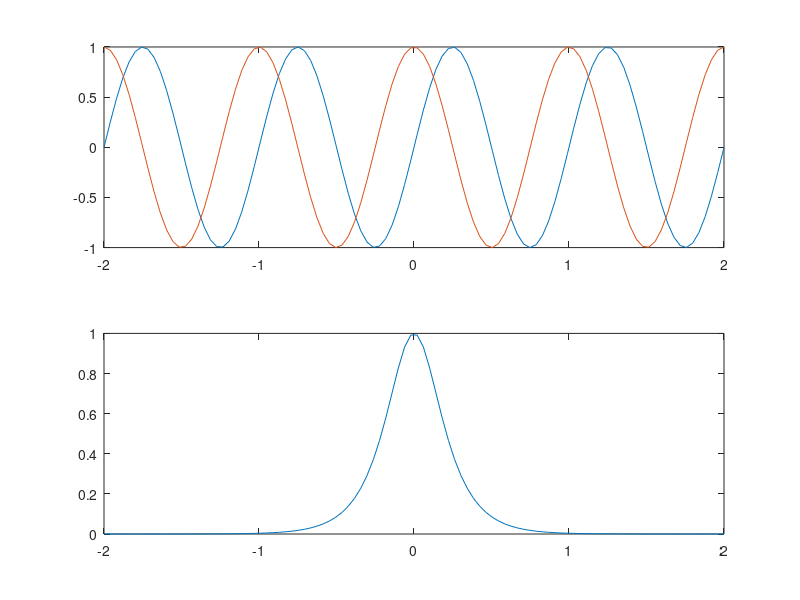
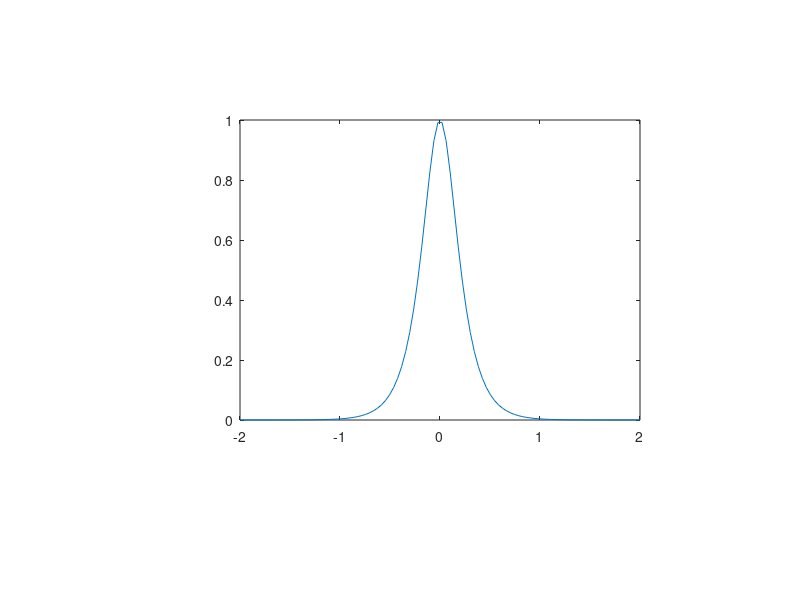
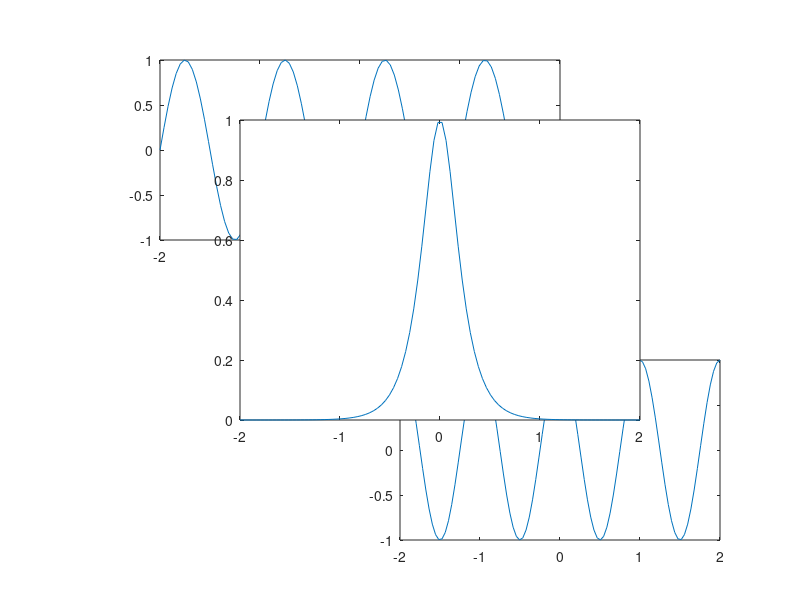

These charts were generated, in order, by the following MATLAB code:
% Subplots allow one to display multiple axes per figure
% basic syntax is subplot(#rows,#cols,currentplot)

t = linspace(-2,2);
s = sin(2*pi*t);
c = cos(2*pi*t);
hc = sech(2*pi*t);

figure;
subplot(2,1,1);
plot(t,s);
subplot(2,1,2);
plot(t,c);

%% The last active axes is updated
plot(t,hc);

%% Hold applies on a per-axis basis
subplot(2,1,1);
hold on;
plot(t,c);

%% You can also specify subplots based on fractional coordinates
figure;
subplot('position',[.2,.6,.5,.3]);
plot(t,s);
subplot('position',[.5,.1,.4,.3]);
plot(t,c);

%% If you specify a new axis that overlaps, the overlapped axes are deleted
subplot('position',[.3,.3,.5,.5]);
plot(t,hc);

%% You can get around this by just specifying a new axes
figure;
subplot('position',[.2,.6,.5,.3]); plot(t,s);
subplot('position',[.5,.1,.4,.3]); plot(t,c);
% Our new axes will overlap
axes('position',[.3,.3,.5,.5]);
plot(t,hc);
